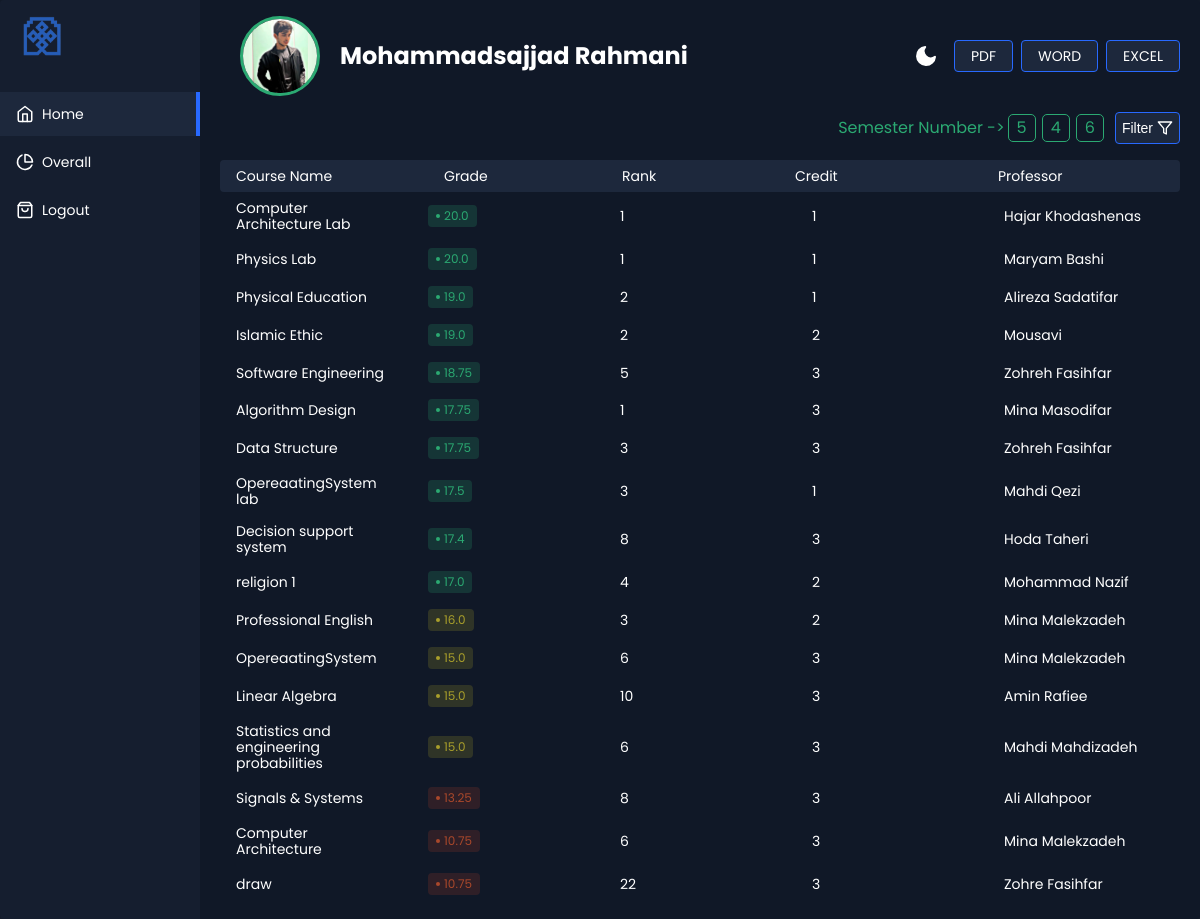
Screenshot of /home/ (signed in) with the database file from the repository.
### Student_module/models.py (models this page shows, shortened)
class Student(AbstractUser):
    class Gender(models.TextChoices):
        MALE = 'MALE', 'Male'
        FEMALE = 'FEMALE', 'Female'
    picture = models.ImageField(upload_to='uploads/images')
    first_name = models.CharField(max_length=50, verbose_name='first_name')
    last_name = models.CharField(max_length=50, verbose_name='last_name')
    username = models.CharField(max_length=50, unique=True,null=True,blank=False)
    password = models.CharField(max_length=50, verbose_name='password')
    gender = models.CharField(max_length=50, choices=Gender.choices, verbose_name='gender')
    birthday = models.DateField(verbose_name='birthday', null=True, blank=False)
    address = models.TextField(max_length=50, verbose_name='address')
    active = models.BooleanField(default=True,verbose_name='activate situation')
    last_login = models.DateTimeField(verbose_name='last login',null=True,blank=True)
    def __str__(self):
        return f'{self.first_name} {self.last_name}'

class Semester(models.Model):
    student = models.ForeignKey(Student, on_delete=models.CASCADE,verbose_name='student')
    semester_number = models.IntegerField(verbose_name='semester_number')
    gpa = models.FloatField(verbose_name='gpa')
    total_credit = models.IntegerField(verbose_name='total_credit')
    passed_credit = models.IntegerField(verbose_name='passed_credit')

class Course(models.Model):
    semester = models.ForeignKey(Semester, on_delete=models.CASCADE,verbose_name='semester')
    name = models.CharField(max_length=70, verbose_name='name')
    credit = models.IntegerField(verbose_name='credit score')
    grade = models.FloatField(verbose_name='grade')
    professor = models.CharField(max_length=70, verbose_name='professor',null=True, blank=False)
    rank = models.IntegerField(verbose_name='rank',null=True, blank=False)

### Home_module/views.py (the view)
# urls.py: path('home/', views.HomeView.as_view(), name='home'),
@method_decorator(login_required, name="dispatch")
class HomeView(ListView):
    template_name = "home-page.html"
    model = Student
    paginate_by = 1
    def get_context_data(self):
        context = super().get_context_data()
        user = self.request.user.username
        semester_number = self.kwargs.get("sn")
        if semester_number is not None:
            context["courses"] = Course.objects.filter(
                semester__student__username__iexact=user,
                semester__semester_number__iexact=semester_number,
            ).order_by("-grade")
        else:
            context["courses"] = Course.objects.filter(
                semester__student__username__iexact=user
            ).order_by("-grade")
        context["student"] = Student.objects.filter(username__iexact=user)
        context["semesters"] = Semester.objects.filter(student__username__iexact=user)
        return context

### Home_module/templates/home-page.html (shortened to what this page needs)
<!DOCTYPE html>
<html lang="en" id="content-main">
<head>
    <link rel="stylesheet" href="../../static/css/main.css">
    <link rel="stylesheet" href="../../static/css/home-page.css">
</head>
<body>
<div class="app-container" id="content">
    <div class="sidebar">
        <div class="sidebar-header">
            <div class="app-icon">
                <img src="../../static/images/bb2ee136-ee20-4088-8376-1efe047bc7ed.png"
                     style="width: 50px; height: 40px; border-radius: 5px">
            </div>
        </div>
        <ul class="sidebar-list">
            <li class="sidebar-list-item {% if request.resolver_match.url_name == 'home' %}active{% endif %}">
                <a href="{% url 'home' %}">
                    <svg xmlns="http://www.w3.org/2000/svg" width="18" height="18" viewBox="0 0 24 24" fill="none"
                         stroke="currentColor" stroke-width="2" stroke-linecap="round" stroke-linejoin="round"
                         class="feather feather-home">
                        <path d="M3 9l9-7 9 7v11a2 2 0 0 1-2 2H5a2 2 0 0 1-2-2z"/>
                        <polyline points="9 22 9 12 15 12 15 22"/>
                    </svg>
                    <span>Home</span>
                </a>
            </li>
            <li class="sidebar-list-item {% if request.resolver_match.url_name == 'overall' %}active{% endif %}">
                <a href="{% url 'overall' %}">
                    <svg xmlns="http://www.w3.org/2000/svg" width="18" height="18" viewBox="0 0 24 24" fill="none"
                         stroke="currentColor" stroke-width="2" stroke-linecap="round" stroke-linejoin="round"
                         class="feather feather-pie-chart">
                        <path d="M21.21 15.89A10 10 0 1 1 8 2.83"/>
                        <path d="M22 12A10 10 0 0 0 12 2v10z"/>
                    </svg>
                    <span>Overall</span>
                </a>
            </li>
            <li class="sidebar-list-item">
                <a href="{% url 'logout' %}">
                    <span>Logout</span>
                </a>
            </li>
        </ul>
    </div>
    <div class="app-content">
        <div class="app-content-header">
            {% if request.user.is_authenticated %}
                {% if request.user.is_superuser %}
                    <h1 class="app-content-headerText">Admin</h1>
                {% else %}
                    <img src="{{ student.first.picture.url }}" alt="Avatar" class="avatar">
                    <h1 class="app-content-headerText header-name">{{ student.first }}</h1>
                {% endif %}
            {% else %}
                <h1 class="app-content-headerText">Cant Authenticate</h1>
            {% endif %}
            <button class="mode-switch" title="Switch Theme">
                <svg class="moon" fill="none" stroke="currentColor" stroke-linecap="round" stroke-linejoin="round"
                     stroke-width="2" width="24" height="24" viewBox="0 0 24 24">
                    <defs></defs>
                    <path d="M21 12.79A9 9 0 1111.21 3 7 7 0 0021 12.79z"></path>
                </svg>
            </button>
            <a href="{% url 'download-pdf' %}" id="download-pdf"
               class="app-content-headerButton action-button download">PDF</a>
            <a href="{% url 'download-word' %}" id="download-word"
               class="app-content-headerButton action-button download">WORD</a>
            <a href="{% url 'download-excel' %}" id="download-excel"
               class="app-content-headerButton action-button download">EXCEL</a>
        </div>
        <div class="app-content-actions ">
            <div class="app-content-actions-wrapper">
                <span class="cell-label active" style="color: #2ba972">Semester Number -> </span>
                <div class="pagination">
                    {% for semester in semesters %}
                        <a style="color: #2ba972" id="page-s"
                           href="{% url 'filter-semester' sn=semester.semester_number %}"
                        >{{ semester.semester_number }}</a>
                    {% endfor %}
                </div>
                <div class="filter-button-wrapper">
                    <button class="action-button filter jsFilter"><span>Filter</span>
                        <svg xmlns="http://www.w3.org/2000/svg" width="16" height="16" viewBox="0 0 24 24" fill="none"
                             stroke="currentColor" stroke-width="2" stroke-linecap="round" stroke-linejoin="round"
                             class="feather feather-filter">
                            <polygon points="22 3 2 3 10 12.46 10 19 14 21 14 12.46 22 3"/>
                        </svg>
                    </button>
                </div>
            </div>
        </div>
        <div class="products-area-wrapper tableView" id="courses">
            <div class="products-header">
                <div class="product-cell image">
                    Course Name
                </div>
                <div class="product-cell category" style="margin-left: 35px">Grade
                </div>
                <div class="product-cell status-cell" style="margin-left: 5px">Rank
                </div>
                <div class="product-cell sales" style="margin-right:30px">Credit
                </div>
                <div class="product-cell price" style="margin-right: 25px">Professor
                </div>
            </div>
            {% if request.user == student.first %}
                {% for course in courses %}
                    <div class="products-row">
                        <div class="product-cell category">{{ course.name }}
                        </div>
                        <div class="product-cell status-cell">
                            <span class="status
                                {% if course.grade >= 17 %}
                                    active
                                {% elif course.grade >= 14 and course.grade <= 16 %}
                                    warning
                                {% else %}
                                    danger
                                {% endif %}
                            ">{{ course.grade }}</span>
                        </div>
                        <div class="product-cell sales">{{ course.rank }}</div>
                        <div class="product-cell stock">{{ course.credit }}</div>
                        <div class="product-cell price">{{ course.professor }}
                        </div>
                    </div>
                {% endfor %}
            {% else %}
                <div class="alert">
                    <h3 class="alert-text">For visit information you must log in</h3>
                    <a class="app-content-headerButton" href="{% url 'login' %}">Log in</a>
                </div>
            {% endif %}
        </div>
    </div>
</div>
</body>
</html>

### static/css/main.css (style rules this page uses)
button, hr, input { overflow: visible }
html { font-family: sans-serif; line-height: 1.15; -ms-text-size-adjust: 100%; -webkit-text-size-adjust: 100% }
body { margin: 0 }
h1 { font-size: 2em; margin: .67em 0 }
a { background-color: transparent; -webkit-text-decoration-skip: objects }
img { border-style: none }
svg:not(:root) { overflow: hidden }
button, input, optgroup, select, textarea { font-family: sans-serif; font-size: 100%; line-height: 1.15; margin: 0 }
button, select { text-transform: none }
[type=submit], [type=reset], button, html [type=button] { -webkit-appearance: button }

### rows the page displays
Student: first.picture (picture), first "Mohammadsajjad Rahmani"
Semester: semester_number "5"
Semester: semester_number "4"
Semester: semester_number "6"
Course: name "Computer Architecture Lab", grade "20.0", rank "1", credit "1", professor "Hajar Khodashenas"
Course: name "Physics Lab", grade "20.0", rank "1", credit "1", professor "Maryam Bashi"
Course: name "Physical Education", grade "19.0", rank "2", credit "1", professor "Alireza Sadatifar"
Course: name "Islamic Ethic", grade "19.0", rank "2", credit "2", professor "Mousavi"
Course: name "Software Engineering", grade "18.75", rank "5", credit "3", professor "Zohreh Fasihfar"
Course: name "Algorithm Design", grade "17.75", rank "1", credit "3", professor "Mina Masodifar"
Course: name "Data Structure", grade "17.75", rank "3", credit "3", professor "Zohreh Fasihfar"
Course: name "OpereaatingSystem lab", grade "17.5", rank "3", credit "1", professor "Mahdi Qezi"
Course: name "Decision support system", grade "17.4", rank "8", credit "3", professor "Hoda Taheri"
Course: name "religion 1", grade "17.0", rank "4", credit "2", professor "Mohammad Nazif"
Course: name "Professional English", grade "16.0", rank "3", credit "2", professor "Mina Malekzadeh"
Course: name "OpereaatingSystem", grade "15.0", rank "6", credit "3", professor "Mina Malekzadeh"
Course: name "Linear Algebra", grade "15.0", rank "10", credit "3", professor "Amin Rafiee"
Course: name "Statistics and engineering probabilities", grade "15.0", rank "6", credit "3", professor "Mahdi Mahdizadeh"
Course: name "Signals & Systems", grade "13.25", rank "8", credit "3", professor "Ali Allahpoor"
Course: name "Computer Architecture", grade "10.75", rank "6", credit "3", professor "Mina Malekzadeh"
Course: name "draw", grade "10.75", rank "22", credit "3", professor "Zohre Fasihfar"
